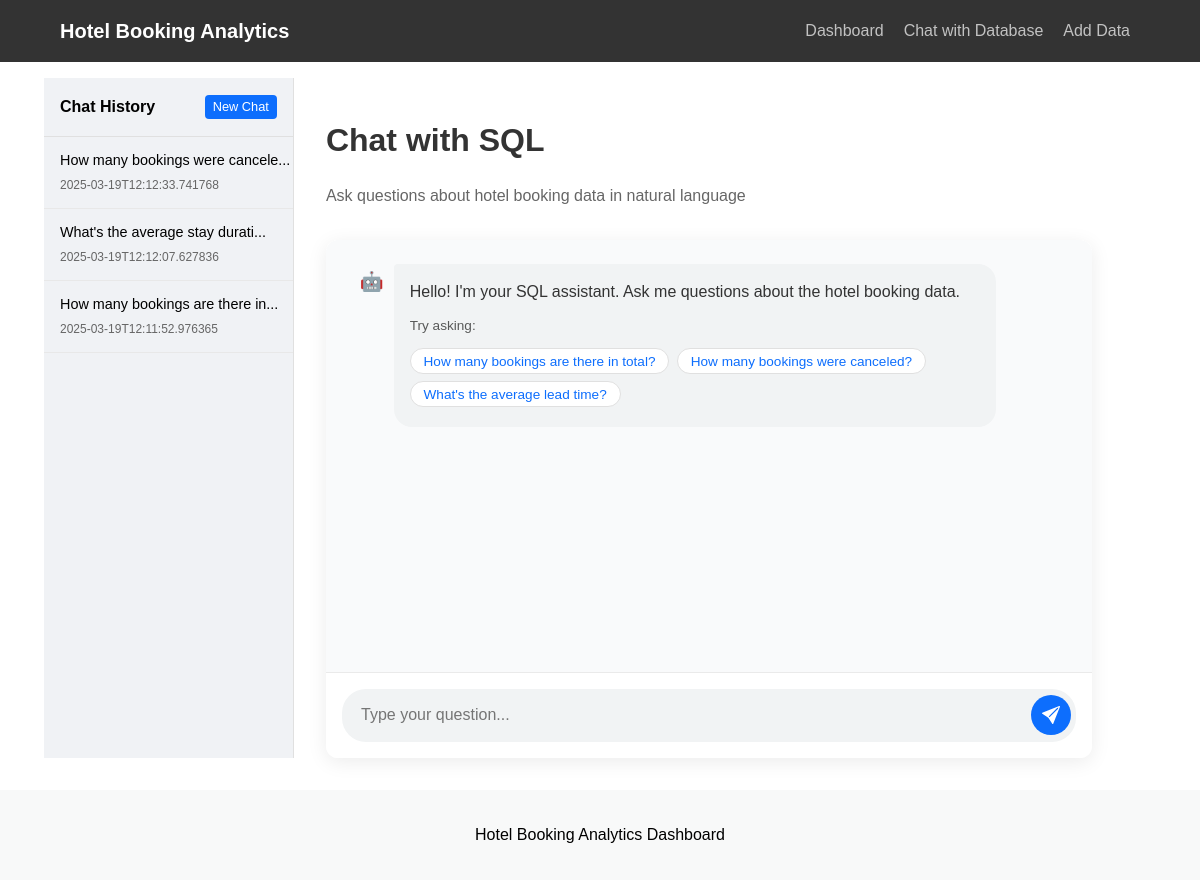
The app's page /chat/, older data.
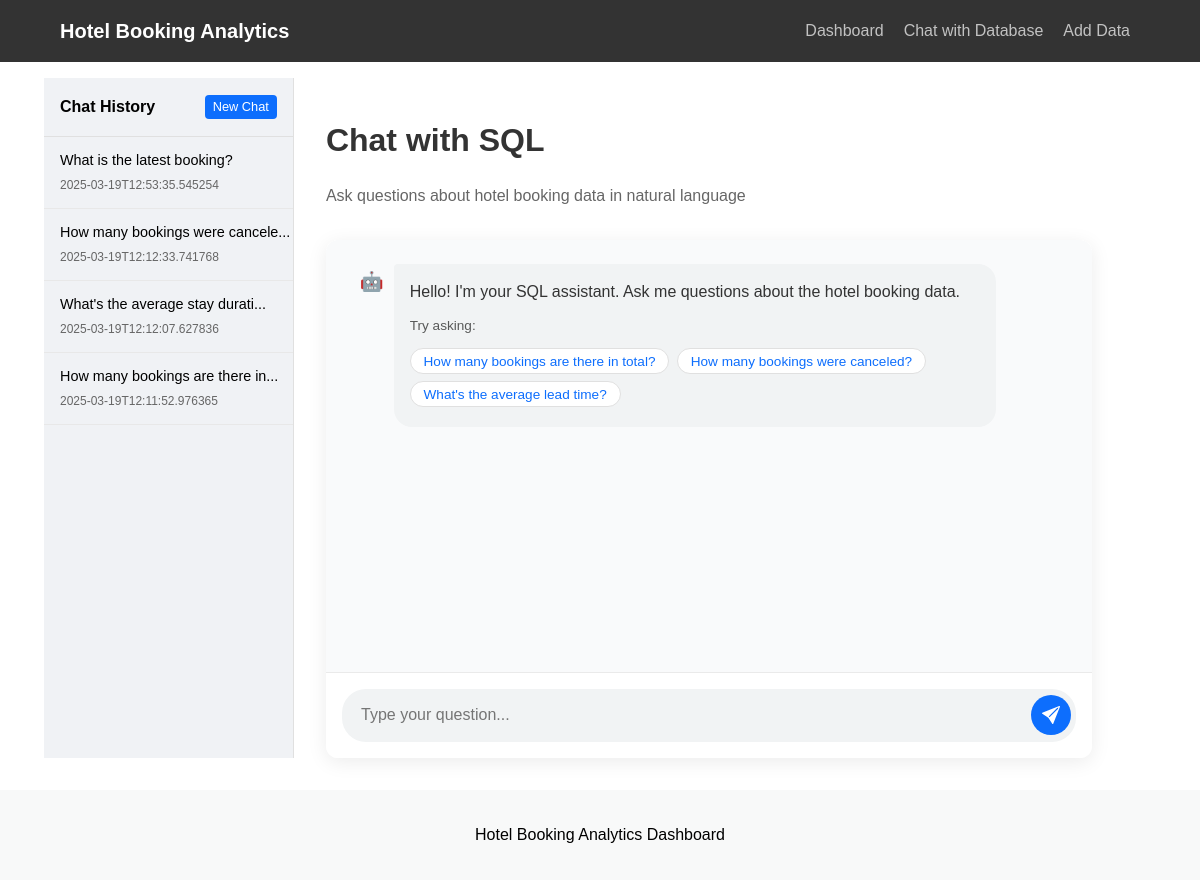
The same page, newer data.
### models/chat.py (models this page shows, shortened)
class ChatHistory(ChatBase):
    __tablename__ = "chat_histories"
    id = Column(Integer, primary_key=True, index=True)
    title = Column(String, index=True)
    created_at = Column(DateTime, default=datetime.utcnow)
    messages = Column(Text)

### routes/chat.py (the view)
@router.get("/", response_class=HTMLResponse)
async def chat_page(request: Request, chat_db: Session = Depends(get_chat_db)):
    histories = get_all_chat_histories(chat_db)
    return templates.TemplateResponse("chat.html", {
        "request": request,
        "histories": histories
    })

### templates/chat.html (shortened to what this page needs)
{% extends "base.html" %}
{% block css %}
<link rel="stylesheet" href="{{ url_for('static', path='css/chat.css') }}">
{% endblock %}
{% block content %}
<div class="chat-container">
    <div class="chat-sidebar" id="chatSidebar">
        <div class="sidebar-header">
            <span>Chat History</span>
            <button class="new-chat-btn" id="newChatBtn">New Chat</button>
        </div>
        <div class="history-list" id="historyList">
            {% for history in histories %}
            <div class="history-item" data-id="{{ history.id }}">
                <div class="history-title">{{ history.title }}</div>
                <div class="history-date">{{ history.created_at }}</div>
            </div>
            {% endfor %}
        </div>
    </div>
    <div class="chat-main">
        <div class="chat-page">
            <div class="chat-header">
                <h1>Chat with SQL</h1>
                <p class="chat-description">Ask questions about hotel booking data in natural language</p>
            </div>
            <div class="chat-interface">
                <div class="chat-messages" id="chatMessages">
                    <div class="message-container">
                        <div class="bot-message">
                            <div class="message-avatar">🤖</div>
                            <div class="message-content">
                                <p>Hello! I'm your SQL assistant. Ask me questions about the hotel booking data.</p>
                                <div class="message-examples">
                                    <p>Try asking:</p>
                                    <button class="example-btn" data-query="How many bookings are there in total?">How many bookings are there in total?</button>
                                    <button class="example-btn" data-query="How many bookings were canceled?">How many bookings were canceled?</button>
                                    <button class="example-btn" data-query="What's the average lead time for bookings?">What's the average lead time?</button>
                                </div>
                            </div>
                        </div>
                    </div>
                </div>
                <div class="chat-input-container">
                    <div class="chat-input-wrapper">
                        <input type="text" id="userInput" placeholder="Type your question..." autocomplete="off">
                        <button id="sendButton">
                        </button>
                    </div>
                </div>
            </div>
        </div>
    </div>
</div>
{% endblock %}

### templates/base.html (shortened to what this page needs)
<!DOCTYPE html>
<html lang="en">
<head>
    <link rel="stylesheet" href="{{ url_for('static', path='css/base.css') }}">
    {% block css %}{% endblock %}
</head>
<body>
    <nav class="navbar">
        <div class="container">
            <a class="navbar-brand" href="/">Hotel Booking Analytics</a>
            <div>
                <ul class="navbar-nav">
                    <li class="nav-item">
                        <a class="nav-link" href="/">Dashboard</a>
                    </li>
                    <li class="nav-item">
                        <a class="nav-link" href="/chat">Chat with Database</a>
                    </li>
                    <li class="nav-item">
                        <a class="nav-link" href="/data-entry">Add Data</a>
                    </li>
                </ul>
            </div>
        </div>
    </nav>
    <div class="container mt-4">
        {% block content %}{% endblock %}
    </div>
    <footer class="bg-light text-center mt-5">
        <div class="container">
            <p>Hotel Booking Analytics Dashboard</p>
        </div>
    </footer>
</body>
</html>

### static/css/base.css (style rules this page uses)
body, html { margin: 0; padding: 0; font-family: Arial, sans-serif; line-height: 1.6; }
.navbar { background-color: #333; color: white; position: fixed; top: 0; width: 100%; z-index: 1000; }
.container { width: 90%; max-width: 1200px; margin: 0 auto; padding: 0 15px; }
.navbar .container { display: flex; justify-content: space-between; align-items: center; }
.navbar-brand { display: inline-block; padding: 15px 0; font-size: 1.25rem; font-weight: bold; color: white; text-decoration: none; }
.navbar-nav { display: flex; list-style: none; margin: 0; padding: 0; }
.nav-item { margin: 0 10px; }
.nav-link { display: block; padding: 15px 0; color: rgba(255,255,255,0.7); text-decoration: none; }
body { padding-top: 70px; }
.mt-4 { margin-top: 1.5rem; }
.mt-5 { margin-top: 3rem; }
.bg-light { background-color: #f8f9f9; }
.text-center { text-align: center; }
footer { padding: 1rem 0; }

### static/css/chat.css (style rules this page uses)
.chat-page { display: flex; flex-direction: column; height: calc(100vh - 120px); margin: -1rem; padding: 0 2rem; }
.chat-header { padding: 1rem 0; }
.chat-header h1 { margin-bottom: 0.5rem; font-size: 2rem; font-weight: 600; color: #333; }
.chat-description { color: #666; margin-bottom: 1rem; }
.chat-interface { display: flex; flex-direction: column; flex-grow: 1; border-radius: 12px; overflow: hidden; box-shadow: 0 4px 20px rgba(0, 0, 0, 0.08); background-color: #fff; }
.chat-messages { flex-grow: 1; overflow-y: auto; padding: 1.5rem; background-color: #f9fafb; border-top-left-radius: 12px; border-top-right-radius: 12px; }
.message-container { margin-bottom: 1rem; }
.user-message, .bot-message { display: flex; margin-bottom: 1rem; padding: 0; max-width: 90%; }
.message-avatar { width: 36px; height: 36px; border-radius: 50%; display: flex; align-items: center; justify-content: center; font-size: 1.2rem; margin: 0 0.5rem; }
.message-content { padding: 1rem; border-radius: 18px; }
.bot-message .message-content { background-color: #f1f3f4; color: #333; border-top-left-radius: 4px; }
.message-content p { margin: 0; line-height: 1.5; }
.message-examples { margin-top: 0.75rem; }
.message-examples p { font-size: 0.85rem; margin-bottom: 0.5rem; opacity: 0.8; }
.example-btn { background-color: #ffffff; color: #0d6efd; border: 1px solid #e0e0e0; border-radius: 16px; padding: 0.3rem 0.8rem; margin: 0.2rem 0.2rem 0.2rem 0; font-size: 0.85rem; cursor: pointer; transition: all 0.2s ease; }
.chat-input-container { padding: 1rem; background-color: #ffffff; border-top: 1px solid #eaeaea; }
.chat-input-wrapper { display: flex; align-items: center; background-color: #f1f3f4; border-radius: 24px; padding: 0.3rem 0.3rem 0.3rem 1.2rem; }
.chat-input-wrapper input { flex-grow: 1; border: none; outline: none; background-color: transparent; padding: 0.8rem 0; font-size: 1rem; }
.chat-input-wrapper button { background-color: #0d6efd; color: white; border: none; border-radius: 50%; width: 40px; height: 40px; display: flex; align-items: center; justify-content: center; cursor: pointer; transition: all 0.2s ease; }
.chat-input-wrapper button svg { width: 18px; height: 18px; }
.chat-container { display: flex; width: 100%; height: calc(100vh - 120px); margin: -1rem; }
.chat-sidebar { width: 280px; background-color: #f0f2f5; border-right: 1px solid #e0e0e0; display: flex; flex-direction: column; overflow-y: auto; }
.sidebar-header { padding: 1rem; border-bottom: 1px solid #e0e0e0; font-weight: 600; display: flex; justify-content: space-between; align-items: center; }
.new-chat-btn { background-color: #0d6efd; color: white; border: none; border-radius: 4px; padding: 0.3rem 0.5rem; font-size: 0.8rem; cursor: pointer; }
.history-list { flex-grow: 1; overflow-y: auto; }
.history-item { padding: 0.8rem 1rem; border-bottom: 1px solid #e8e8e8; cursor: pointer; transition: background-color 0.2s; overflow: hidden; text-overflow: ellipsis; white-space: nowrap; }
.history-title { font-size: 0.9rem; margin-bottom: 0.2rem; }
.history-date { font-size: 0.75rem; color: #666; }
.chat-main { flex-grow: 1; display: flex; flex-direction: column; }
.chat-page { height: 100%; margin: 0; display: flex; flex-direction: column; flex-grow: 1; }

Row changes from the older to the newer data that the page shows:
added ChatHistory: title "What is the latest booking?", created_at "2025-03-19T12:53:35.545254"
